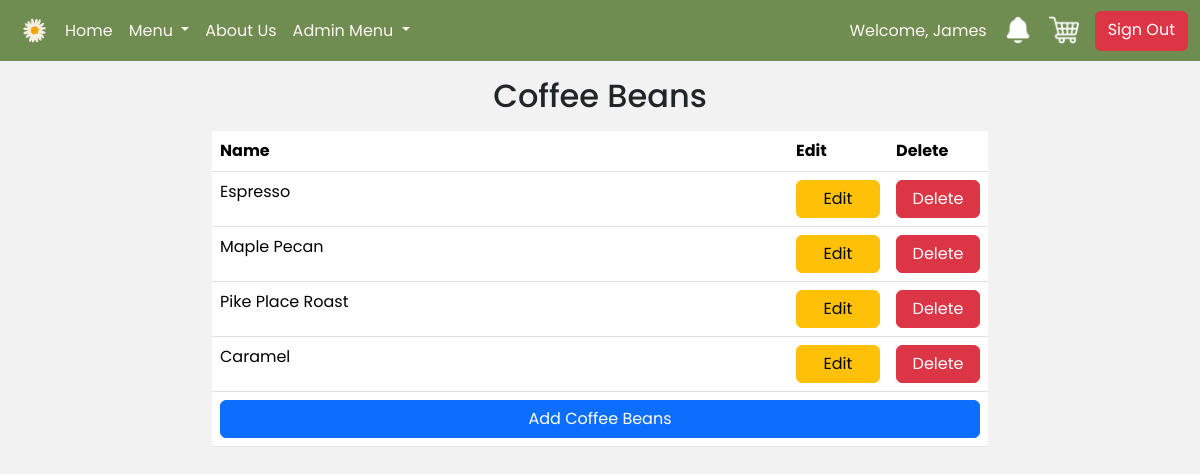
Page /manage_coffeeBeans.php (signed in) on the committed database.
### tables this page shows
CREATE TABLE `goods` (
  `goods_id` int(11) NOT NULL,
  `name` varchar(50) NOT NULL,
  `description` varchar(250) NOT NULL,
  `price` decimal(10,2) NOT NULL,
  `quantity` int(11) NOT NULL,
  `Coffee` varchar(50) NOT NULL,
  `img` varchar(255) NOT NULL
);

### manage_coffeeBeans.php (the view, shortened to what this page needs)
<?php
    require_once "php/config.php";
    ?>
<!DOCTYPE html>
<html lang="en">
<head>
    <link rel="stylesheet" href="css/bootstrap.min.css">
    <link rel="stylesheet" href="style.css">
</head>
<body>
    <?php include_once "navbar.php" ?>
    <div class="container-fluid my-3">
        <div class="row">
            <div class="col col-md-1 col-lg-2">
            </div>
            <div class="col-12 col-md-10 col-lg-8">
                <h2 class="text-center mb-3">Coffee Beans</h2>
                <div class="table-reponsive">
                    <table class="table table-hover">
                        <thead>
                            <tr>
                                <th>Name</th>
                                <th style="width: 100px;">Edit</th>
                                <th style="width: 100px;">Delete</th>
                            </tr>
                        </thead>
                        <tbody>
                            <?php
                                $query = "SELECT * FROM goods WHERE Coffee = 'bean'";
                                $result = mysqli_query($connect, $query);
                                if(mysqli_num_rows($result) >= 1) {
                                    while ($menu = mysqli_fetch_assoc($result)) {
                            ?>
                                <tr>
                                    <td><?= $menu['name']; ?></td>
                                    <td><a href="updateMenu.php?id=<?= $menu['goods_id']; ?>" class="btn btn-warning w-100">Edit</a></td>
                                    <td><a data-id="<?= $menu['goods_id'];?>" href="manage_coffeeBeans.php?del=<?= $menu['goods_id']; ?>" class="btn btn-danger w-100 delete-btn">Delete</a></td>
                                </tr>
                            <?php } } ?>
                            <tr>
                                <td colspan="3" align="center"><a href="createCoffeeBeans.php" class="btn btn-primary w-100">Add Coffee Beans<a></td>
                            </tr>
                        </tbody>
                    </table>
                </div>
            </div>
            <div class="col col-md-1 col-lg-2">
            </div>
        </div>
    </div>
</body>
</html>

### style.css (style rules this page uses)
body { background-color: #f2f2f2; font-family: "Poppins", serif; font-weight: 400; font-style: normal; height: 100vh; margin: 0; padding: 0; display: flex; flex-direction: column; }

### rows in the picture
goods: name "Espresso"
goods: name "Maple Pecan"
goods: name "Pike Place Roast"
goods: name "Caramel"

### other values in the picture
$_SESSION['firstname'] "James"
